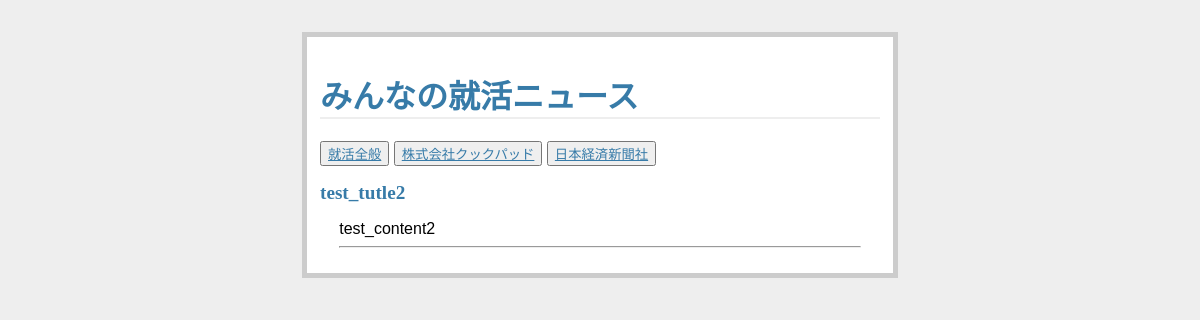
The app's page /article_detail/2/, older data.
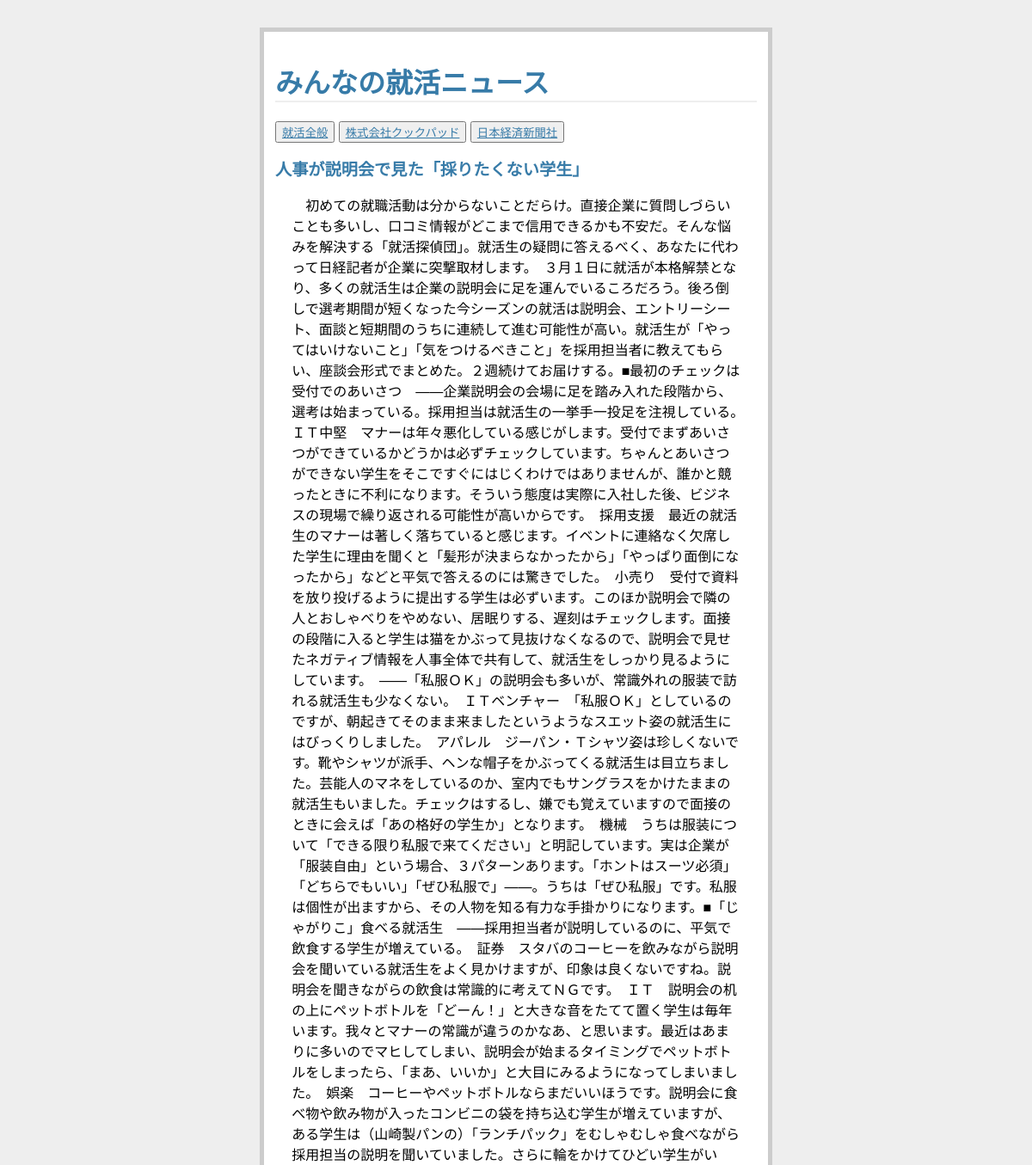
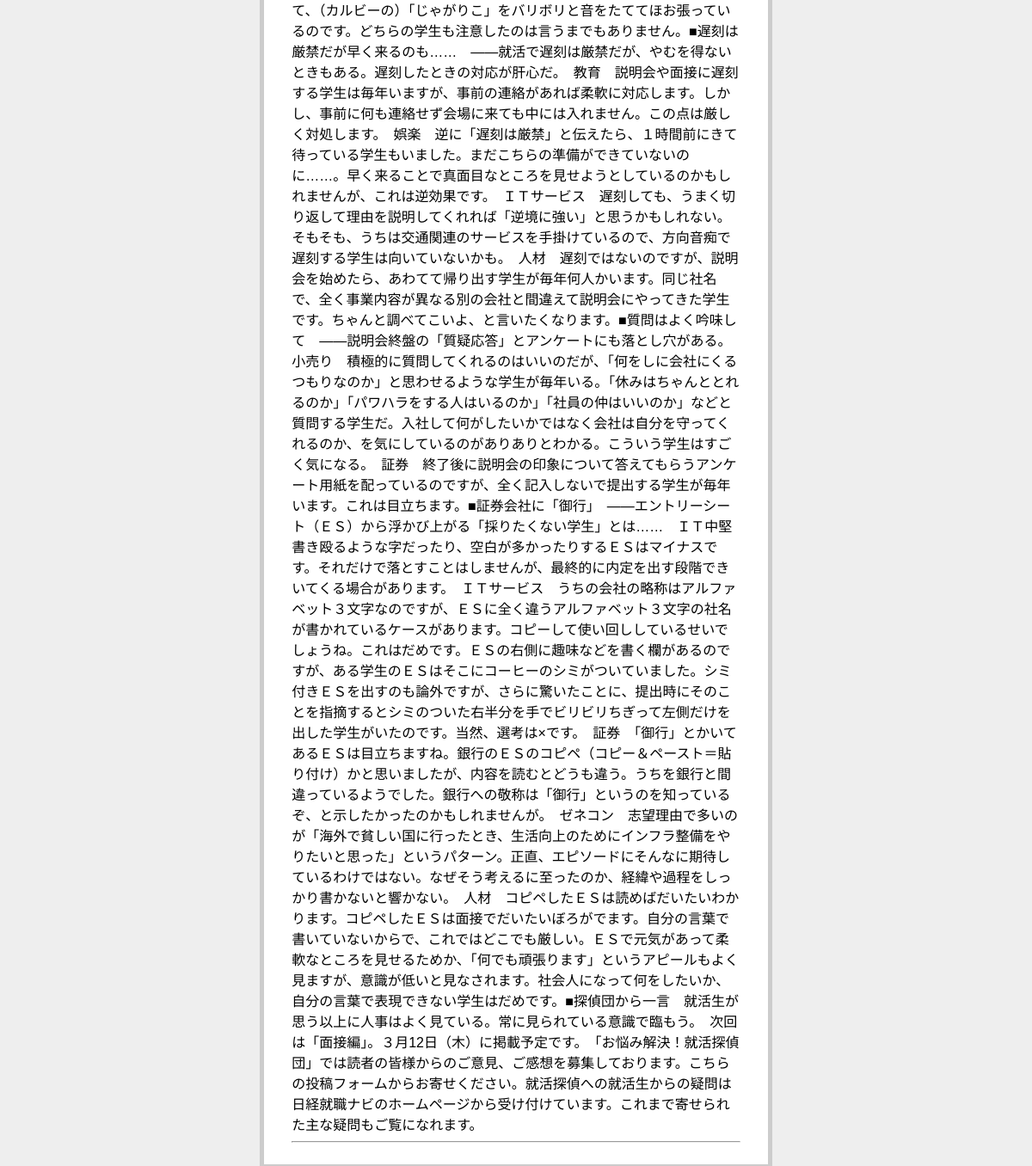
The same page, newer data (2 pictures, top to bottom).
### app/models.py (models this page shows, shortened)
class Article(db.Model):
    __tablename__ = "articles"
    id = db.Column(db.Integer,primary_key= True)
    content = db.Column(db.Text, default="", nullable = False)
    title = db.Column(db.String(200), default="", nullable = False)
    publish_date = db.Column(db.Text)
    is_cook = db.Column(db.Integer, default="", nullable = False)
    is_nikkei = db.Column(db.Integer, default="", nullable = False)

### app/views.py (the view)
@app.route('/article_detail/<int:article_id>/')
def article_detail(article_id):
    article = Article.query.get(article_id)
    return render_template('article_detail.html', article=article )

### app/templates/article_detail.html
{% extends "layout.html" %}
{% block body %}
  <ul class = articles>
    <li><h2>{{ article.title }}</h2>
        {{ article.content|safe }}
    <hr>
  </ul>
{% endblock %}

### app/templates/layout.html (shortened to what this page needs)
<!DOCTYPE html>
<html lang="ja">
  <head>
    <link href="{{ url_for('static', filename='css/style.css') }}" rel="stylesheet">
  </head>
<div class=page>
    <h1>みんなの就活ニュース</h1>
        <button type="text" class="btn btn-default"><a href="{{ url_for('show_entries') }}">就活全般</a></button>
        <button type="text" class="btn btn-default"><a href="{{ url_for('show_cook') }}">株式会社クックパッド</a></button>
        <button type="text" class="btn btn-default"><a href="{{ url_for('show_nikkei') }}">日本経済新聞社</a></button>
{% block body %}{% endblock %}
</div>

### app/static/css/style.css (style rules this page uses)
a, h1, h2 { color: #377ba8; }
h1, h2 { font-family: 'Georgia', serif; margin-bottom: 5; }
h1 { border-bottom: 2px solid #eee; }
h2 { font-size: 1.2em; }
.page { margin: 2em auto; width: 35em; border: 5px solid #ccc; padding: 0.8em; background: white; }
.articles { list-style: none; margin: 0; padding: 0; }
.articles li { margin: 0.8em 1.2em; }
.articles li h2 { margin-left: -1em; }

Row changes from the older to the newer data that the page shows:
changed Article: title "test_tutle2" → "人事が説明会で見た「採りたくない学生」"; content "test_content2" → "初めての就職活動は分からないことだらけ。直接企業に質問しづらいことも多いし、口コミ情報がどこまで信用できるかも不安だ。そんな悩みを解決する「就活探偵団」。就活生の疑問に答えるべく、あなたに代わって日経記者が企業に突撃取材します。 ３月１日に就活が本格解禁となり、多くの就活生は企業の説明会に足を運んでいるころだろう。後ろ倒しで選考期間が短くなった今シーズンの就活は説明会、エントリーシート、面談と短期間のうちに連続して進む可能性が高い。就活生が「やってはいけないこと」「気をつけるべきこと」を採用担当者に教えてもらい、座談会形式でまとめた。２週続けてお届けする。■最初のチェックは受付でのあいさつ ――企業説明会の会場に足を踏み入れた段階から、選考は始まっている。採用担当は就活生の一挙手一投足を注視している。 ＩＴ中堅 マナーは年々悪化している感じがします。受付でまずあいさつができているかどうかは必ずチェックしています。ちゃんとあいさつができない学生をそこですぐにはじくわけではありませんが、誰かと競ったときに不利になります。そういう態度は実際に入社した後、ビジネスの現場で繰り返される可能性が高いからです。 採用支援 最近の就活生のマナーは著しく落ちていると感じます。イベントに連絡なく欠席した学生に理由を聞くと「髪形が決まらなかったから」「やっぱり面倒になったから」などと平気で答えるのには驚きでした。 小売り…"
